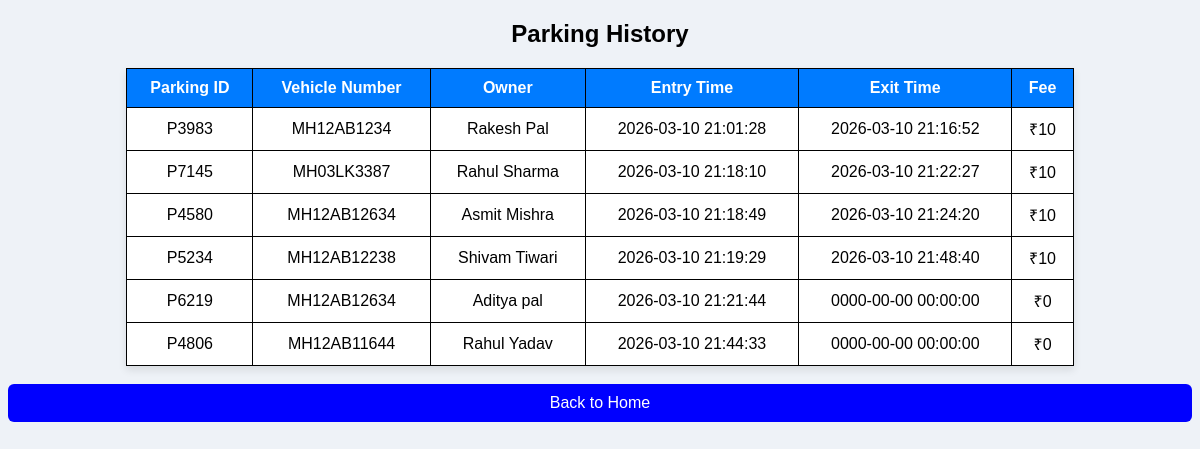
The page /history.php on the database its author committed.
### tables this page shows
CREATE TABLE `vehicles` (
  `id` int(11) NOT NULL,
  `parking_id` varchar(10) NOT NULL,
  `vehicle_number` varchar(20) NOT NULL,
  `owner_name` varchar(50) NOT NULL,
  `vehicle_type` varchar(10) NOT NULL,
  `parking_slot` varchar(11) NOT NULL,
  `entry_time` datetime NOT NULL,
  `exit_time` datetime NOT NULL,
  `fee` int(11) NOT NULL
);

### history.php (the view, shortened to what this page needs)
<?php include 'db.php'; ?>
<!DOCTYPE html>
<html>
<head>
<link rel="stylesheet" href="style.css">
</head>
<body>
<h2>Parking History</h2>
<table class="vehicle-table">
<tr>
<th>Parking ID</th>
<th>Vehicle Number</th>
<th>Owner</th>
<th>Entry Time</th>
<th>Exit Time</th>
<th>Fee</th>
</tr>
<?php
$result = mysqli_query($conn,"SELECT * FROM vehicles WHERE exit_time IS NOT NULL");
while($row = mysqli_fetch_assoc($result)){
?>
<tr>
<td><?php echo $row['parking_id']; ?></td>
<td><?php echo $row['vehicle_number']; ?></td>
<td><?php echo $row['owner_name']; ?></td>
<td><?php echo $row['entry_time']; ?></td>
<td><?php echo $row['exit_time']; ?></td>
<td>₹<?php echo $row['fee']; ?></td>
</tr>
<?php
}
?>
</table>
<br>
<center>
<a href="index.php">
<button class="blue">Back to Home</button>
</a>
</center>
</body>
</html>

### style.css (style rules this page uses)
body { font-family: Arial; background:#eef2f7; text-align:center; }
button { padding:10px 20px; border:none; border-radius:5px; color:white; cursor:pointer; }
.blue { background:#1e6cff; }
button { padding:10px; width:100%; border:none; border-radius:6px; color:white; font-size:16px; cursor:pointer; }
.blue { background:#007bff; }
.vehicle-table { width:80%; margin:auto; border-collapse:collapse; background:white; box-shadow:0 4px 8px rgba(0,0,0,0.1); }
.vehicle-table th { background:#007bff; color:white; padding:12px; }
.vehicle-table { width:80%; margin:auto; border-collapse:collapse; }
.vehicle-table th, .vehicle-table td { border:1px solid #ddd; padding:10px; text-align:center; }
.vehicle-table { width:80%; margin:auto; border-collapse: collapse; text-align:center; }
.vehicle-table th, .vehicle-table td { border:1px solid black; padding:10px; }
.blue { background:blue; color:white; }

### rows shown on the page
vehicles: parking "P3983", vehicle_number "MH12AB1234", owner_name "Rakesh Pal", entry_time "2026-03-10 21:01:28", exit_time "2026-03-10 21:16:52", fee "10"
vehicles: parking "P7145", vehicle_number "MH03LK3387", owner_name "Rahul Sharma", entry_time "2026-03-10 21:18:10", exit_time "2026-03-10 21:22:27", fee "10"
vehicles: parking "P4580", vehicle_number "MH12AB12634", owner_name "Asmit Mishra", entry_time "2026-03-10 21:18:49", exit_time "2026-03-10 21:24:20", fee "10"
vehicles: parking "P5234", vehicle_number "MH12AB12238", owner_name "Shivam Tiwari", entry_time "2026-03-10 21:19:29", exit_time "2026-03-10 21:48:40", fee "10"
vehicles: parking "P6219", vehicle_number "MH12AB12634", owner_name "Aditya pal", entry_time "2026-03-10 21:21:44", exit_time "0000-00-00 00:00:00", fee "0"
vehicles: parking "P4806", vehicle_number "MH12AB11644", owner_name "Rahul Yadav", entry_time "2026-03-10 21:44:33", exit_time "0000-00-00 00:00:00", fee "0"
